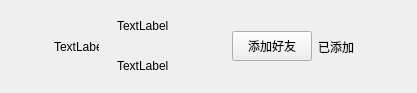
<?xml version="1.0" encoding="UTF-8"?>
<ui version="4.0">
 <class>ApplyFriendItem</class>
 <widget class="QWidget" name="ApplyFriendItem">
  <property name="geometry">
   <rect>
    <x>0</x>
    <y>0</y>
    <width>411</width>
    <height>80</height>
   </rect>
  </property>
  <property name="maximumSize">
   <size>
    <width>16777215</width>
    <height>80</height>
   </size>
  </property>
  <property name="windowTitle">
   <string>Form</string>
  </property>
  <layout class="QHBoxLayout" name="horizontalLayout">
   <property name="spacing">
    <number>0</number>
   </property>
   <property name="leftMargin">
    <number>9</number>
   </property>
   <property name="topMargin">
    <number>0</number>
   </property>
   <property name="rightMargin">
    <number>0</number>
   </property>
   <property name="bottomMargin">
    <number>0</number>
   </property>
   <item>
    <spacer name="horizontalSpacer">
     <property name="orientation">
      <enum>Qt::Orientation::Horizontal</enum>
     </property>
     <property name="sizeType">
      <enum>QSizePolicy::Policy::Fixed</enum>
     </property>
     <property name="sizeHint" stdset="0">
      <size>
       <width>45</width>
       <height>20</height>
      </size>
     </property>
    </spacer>
   </item>
   <item>
    <widget class="QLabel" name="icon_lb">
     <property name="minimumSize">
      <size>
       <width>45</width>
       <height>45</height>
      </size>
     </property>
     <property name="maximumSize">
      <size>
       <width>45</width>
       <height>45</height>
      </size>
     </property>
     <property name="text">
      <string>TextLabel</string>
     </property>
    </widget>
   </item>
   <item>
    <widget class="QWidget" name="widget" native="true">
     <layout class="QHBoxLayout" name="horizontalLayout_2">
      <item>
       <widget class="QWidget" name="widget_2" native="true">
        <layout class="QVBoxLayout" name="verticalLayout">
         <property name="spacing">
          <number>10</number>
         </property>
         <property name="topMargin">
          <number>2</number>
         </property>
         <property name="bottomMargin">
          <number>3</number>
         </property>
         <item>
          <widget class="QLabel" name="user_name_lb">
           <property name="minimumSize">
            <size>
             <width>100</width>
             <height>30</height>
            </size>
           </property>
           <property name="maximumSize">
            <size>
             <width>200</width>
             <height>30</height>
            </size>
           </property>
           <property name="text">
            <string>TextLabel</string>
           </property>
          </widget>
         </item>
         <item>
          <widget class="QLabel" name="user_chat_lb">
           <property name="minimumSize">
            <size>
             <width>100</width>
             <height>30</height>
            </size>
           </property>
           <property name="maximumSize">
            <size>
             <width>200</width>
             <height>30</height>
            </size>
           </property>
           <property name="text">
            <string>TextLabel</string>
           </property>
          </widget>
         </item>
        </layout>
       </widget>
      </item>
      <item>
       <widget class="ClikedBtn" name="addBtn">
        <property name="minimumSize">
         <size>
          <width>80</width>
          <height>30</height>
         </size>
        </property>
        <property name="maximumSize">
         <size>
          <width>80</width>
          <height>30</height>
         </size>
        </property>
        <property name="text">
         <string>添加好友</string>
        </property>
       </widget>
      </item>
      <item>
       <widget class="QLabel" name="already_add_lb">
        <property name="minimumSize">
         <size>
          <width>40</width>
          <height>0</height>
         </size>
        </property>
        <property name="maximumSize">
         <size>
          <width>40</width>
          <height>16777215</height>
         </size>
        </property>
        <property name="text">
         <string>已添加</string>
        </property>
       </widget>
      </item>
      <item>
       <spacer name="horizontalSpacer_2">
        <property name="orientation">
         <enum>Qt::Orientation::Horizontal</enum>
        </property>
        <property name="sizeType">
         <enum>QSizePolicy::Policy::Fixed</enum>
        </property>
        <property name="sizeHint" stdset="0">
         <size>
          <width>50</width>
          <height>20</height>
         </size>
        </property>
       </spacer>
      </item>
     </layout>
    </widget>
   </item>
  </layout>
 </widget>
 <customwidgets>
  <customwidget>
   <class>ClikedBtn</class>
   <extends>QPushButton</extends>
   <header location="global">chat/clikedbtn.h</header>
  </customwidget>
 </customwidgets>
 <resources/>
 <connections/>
</ui>
